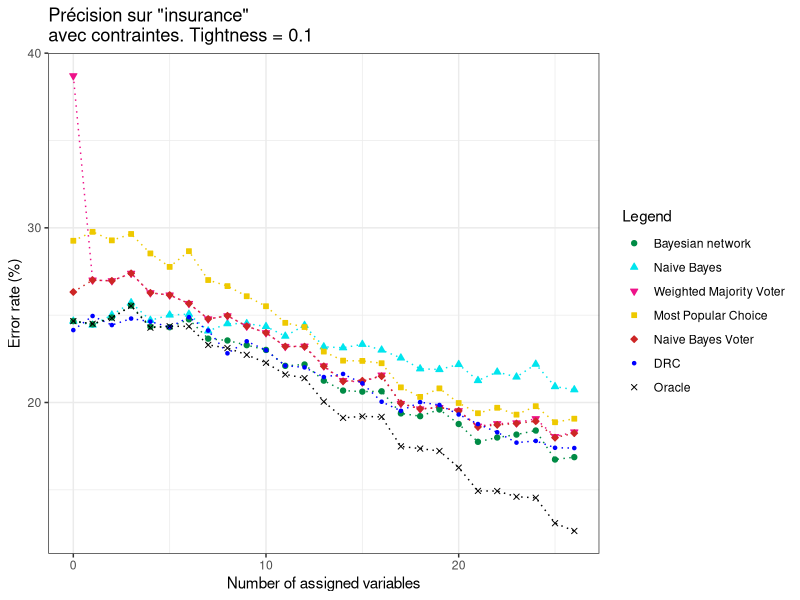

Write the R code that produced this figure.
library(ggplot2)

#--------------------------------------------------------------------------------------------
#Parametres globaux
dataset_name = "insurance"
taille_img_x = 1024/2
taille_img_y = 720/2
#fin parametres globaux
#--------------------------------------------------------------------------------------------

#--------------------------------------------------------------------------------------------
#data
#result
tightness = 0
oracle = c(0.792, 0.7972, 0.79975, 0.80885, 0.80565, 0.81135, 0.8195, 0.8261, 0.83185, 0.83085, 0.8394, 0.8423, 0.848, 0.85355, 0.86005, 0.8689, 0.8704, 0.88105, 0.8909, 0.89185, 0.90575, 0.9104, 0.91335, 0.92245, 0.92825, 0.9308, 0.93345)
Naif = c(0.792, 0.7975, 0.7993, 0.8068, 0.80285, 0.8095, 0.8151, 0.8207, 0.8251, 0.82225, 0.8294, 0.8312, 0.8303, 0.83195, 0.83615, 0.83825, 0.8405, 0.8422, 0.84605, 0.8441, 0.85205, 0.8498, 0.85295, 0.8521, 0.8544, 0.85715, 0.85555)
jointree = c(0.792, 0.79695, 0.79935, 0.80745, 0.80345, 0.8103, 0.8182, 0.8247, 0.82755, 0.82715, 0.8354, 0.8346, 0.83915, 0.84035, 0.8473, 0.84655, 0.8494, 0.8549, 0.86025, 0.85895, 0.8686, 0.87265, 0.86935, 0.8734, 0.87485, 0.8757, 0.87805)
wmv = c(0.62375, 0.78, 0.78485, 0.7943, 0.7935, 0.8019, 0.8088, 0.81545, 0.82085, 0.8169, 0.83035, 0.8297, 0.82975, 0.83285, 0.837, 0.83915, 0.8423, 0.8453, 0.8501, 0.84815, 0.8559, 0.8597, 0.8602, 0.8595, 0.8631, 0.8601, 0.8616)
vpop = c(0.75925, 0.7758, 0.78035, 0.78805, 0.78465, 0.79605, 0.80045, 0.8072, 0.81145, 0.81245, 0.81795, 0.8205, 0.8219, 0.82425, 0.82855, 0.82995, 0.83325, 0.83375, 0.8398, 0.8324, 0.83945, 0.84255, 0.83855, 0.8395, 0.8396, 0.8381, 0.8359)
vnaif = c(0.76955, 0.78, 0.78485, 0.7943, 0.7936, 0.80195, 0.80875, 0.81555, 0.82095, 0.8172, 0.8302, 0.8298, 0.8301, 0.833, 0.8371, 0.8396, 0.8431, 0.8453, 0.8506, 0.84855, 0.85565, 0.86015, 0.8605, 0.8596, 0.86325, 0.8608, 0.86215)
drc = c(0.78445, 0.79405, 0.79745, 0.80265, 0.806, 0.81255, 0.81435, 0.82455, 0.82845, 0.83225, 0.8327, 0.8375, 0.8385, 0.8469, 0.84415, 0.85065, 0.84945, 0.85705, 0.8577, 0.86515, 0.8606, 0.8656, 0.8722, 0.87035, 0.8713, 0.87685, 0.88145)


tightness = 0.05
oracle = c(0.78445, 0.7875731289086141, 0.7847084540694423, 0.7864097570974685, 0.7882553984775517, 0.7967047291308201, 0.7909723686985868, 0.7989625238196062, 0.8039993566718491, 0.8120462489916644, 0.8097047329570126, 0.8167487684729065, 0.8266791662071248, 0.8296736894769026, 0.8382771912183676, 0.8457714253432009, 0.8500113973102348, 0.8591196401116109, 0.8675010046500947, 0.8812579488958261, 0.883212954333644, 0.8947739283617147, 0.8969497114591921, 0.9069352825815653, 0.9111641791044777, 0.9237039256817501, 0.9260417293007035)
Naif = c(0.78445, 0.7883296348597942, 0.7840475827360073, 0.7850773803423183, 0.7869607995443012, 0.7948798164659263, 0.7873338958025733, 0.7930340885030701, 0.7957969227470112, 0.8041408980908846, 0.800531914893617, 0.80415982484948, 0.8054483291055476, 0.8114403246428373, 0.8145355008100106, 0.8131743969267273, 0.8188397538180989, 0.8230738568418655, 0.8200815201791147, 0.8305584460631287, 0.8299161230195713, 0.8347034644744569, 0.8264044282181133, 0.839484162358115, 0.8402985074626865, 0.8421336529817202, 0.8418014551139439)
jointree = c(0.78445, 0.7884809360500302, 0.7838950739667531, 0.7853848519011991, 0.7875304230749314, 0.7964961676834037, 0.7884939886099979, 0.796262968452255, 0.8007827159170107, 0.8086044635654746, 0.8035171515414676, 0.8097974822112753, 0.8148229844491012, 0.8177775307132137, 0.8211273113233898, 0.822043952319078, 0.8275586961477092, 0.8346905073742953, 0.8320799127389632, 0.8435079199907504, 0.842497670083877, 0.8491485613623018, 0.8456601107054529, 0.8579069352825816, 0.8581492537313433, 0.8599340725202278, 0.8613432746076604)
wmv = c(0.73825, 0.7800080693968126, 0.7782522495043465, 0.7783642513067541, 0.7814199161099892, 0.7889879555764117, 0.7829571820291078, 0.7912873173830193, 0.7931699994638932, 0.7998386663081474, 0.7976552323056882, 0.8063492063492064, 0.8073784052056909, 0.812218578019901, 0.8110720071504385, 0.8164510479633919, 0.8232847048096649, 0.8241557997836114, 0.8259946035937769, 0.8308474968204417, 0.8341099720410066, 0.8346447445684086, 0.8341773642680486, 0.8420990075473941, 0.8458507462686568, 0.8501048846269104, 0.8485959954302207)
vpop = c(0.7603, 0.7650292515634456, 0.7616796299120533, 0.767705237265553, 0.770286365284035, 0.7744929349809687, 0.7676650495676017, 0.774984120262545, 0.781214817991744, 0.7841892981984404, 0.784085974815458, 0.7934865900383141, 0.7950259181647733, 0.8001000611484796, 0.7973297581140718, 0.8044178295011581, 0.8056188739457488, 0.8071863789078071, 0.8111257821918595, 0.8150075153196902, 0.8166938490214353, 0.8194362889019378, 0.8150983394182075, 0.8229036667260949, 0.823044776119403, 0.8267905304165418, 0.8210570621129216)
vnaif = c(0.7771, 0.7800080693968126, 0.7782522495043465, 0.7783642513067541, 0.7814199161099892, 0.7889879555764117, 0.7829571820291078, 0.7913931822993859, 0.7933308315016351, 0.7997848884108631, 0.7978723404255319, 0.8064039408866995, 0.807874710488585, 0.812218578019901, 0.811239595553321, 0.8163945539800012, 0.8233986779120127, 0.8241557997836114, 0.8261668293243011, 0.8305584460631287, 0.8338769804287046, 0.8352319436288902, 0.8335296195972206, 0.8423367207464194, 0.8463880597014926, 0.8501048846269104, 0.8494979255606999)
drc = c(0.7777, 0.7828257361839451, 0.7830399837216401, 0.7895653956539566, 0.7891494538489413, 0.7837315071357625, 0.7923742221284674, 0.7997777072086376, 0.8001612469766192, 0.8001077876583131, 0.8070289973342037, 0.8126095530236634, 0.8131983048048874, 0.8174470457079153, 0.8180596011651355, 0.8247706938270215, 0.8324133614067034, 0.8375622887908815, 0.8367605552675537, 0.8411117544875507, 0.8384302325581395, 0.8458330886239502, 0.8527614571092832, 0.8541232509675498, 0.8545422095306086, 0.8533476934123138, 0.8583388544238993)

tightness = 0.1
oracle = c(0.7534, 0.7549471259553974, 0.7517139253002797, 0.7447208150720018, 0.7571530333610352, 0.7563426586440047, 0.7564168377823408, 0.7670360294605534, 0.7688234889637626, 0.7726946279804654, 0.7772777572851346, 0.7839292579777009, 0.786020651310564, 0.7995057660626029, 0.8087923279300687, 0.8079289732770746, 0.8082314881380301, 0.8251249768561377, 0.8263849229011994, 0.8277642474427667, 0.8372769199919792, 0.8506004477915734, 0.8506929861402772, 0.8539398512450146, 0.8545474325500435, 0.8690892675770229, 0.8735460094437406)
Naif = c(0.7534, 0.7556800335043451, 0.7499040201831844, 0.7428425066879162, 0.7529383829989315, 0.7498914459400782, 0.7494224845995893, 0.7590073651383452, 0.754864883449082, 0.7548118356794025, 0.7564736259682774, 0.7620146097654749, 0.7558379666401907, 0.7681219110378913, 0.7686497496393109, 0.7667018284106891, 0.7699496764917325, 0.7744862062581004, 0.7806967447173044, 0.7811008280565027, 0.7782233807900542, 0.7874007734581722, 0.7825493490130198, 0.7853832057777299, 0.7780678851174935, 0.7908813903622616, 0.7926983761372798)
jointree = c(0.7534, 0.7552088786514501, 0.751330006033017, 0.7444931413284763, 0.7565594206339784, 0.7569009366664599, 0.7523742299794661, 0.7634529891845265, 0.7644915079419652, 0.7671646078713014, 0.7699004057543342, 0.7790080738177624, 0.7782366957903097, 0.7874794069192751, 0.7931766103708733, 0.7937763713080169, 0.7935837526959022, 0.8062395852619885, 0.807824100513992, 0.8039941548952753, 0.8123120112291959, 0.8225117036433951, 0.8200335993280135, 0.818368006898782, 0.8160356832027851, 0.8326373998420042, 0.8312795116895082)
wmv = c(0.61295, 0.7299235682127526, 0.7303241375527889, 0.7260515681029085, 0.7372076457319245, 0.7384777619254389, 0.7433264887063655, 0.7521730475748125, 0.7503953792202435, 0.7563200229819017, 0.7600885282183696, 0.7679354094579008, 0.7677521842732328, 0.7790774299835256, 0.7874904523466011, 0.7883263009845288, 0.7843278217109992, 0.8005924828735419, 0.8037312012183514, 0.8029225523623965, 0.8046921997192701, 0.81355587217586, 0.8121587568248635, 0.8116848119003989, 0.8092906875543951, 0.8195463265997066, 0.8168835655879304)
vpop = c(0.7074, 0.7022824835095801, 0.7071792902978117, 0.7035118674938813, 0.7146503621037635, 0.7223497301656224, 0.7133598562628337, 0.7298785747462013, 0.7333425015471361, 0.7391554151106005, 0.7448911840649207, 0.75440215301807, 0.7567911040508339, 0.7708401976935749, 0.7760332682678435, 0.7761954992967651, 0.7774982027318476, 0.7913349379744492, 0.7967827907862174, 0.7919142717973697, 0.8002807298977341, 0.806126602890291, 0.8030239395212095, 0.8069418993209011, 0.8021105308964317, 0.811307978783433, 0.8092825060462974)
vnaif = c(0.73675, 0.7299235682127526, 0.7303241375527889, 0.7260515681029085, 0.7372076457319245, 0.7384777619254389, 0.7433264887063655, 0.7521730475748125, 0.7503266176167228, 0.7563200229819017, 0.7600885282183696, 0.7679354094579008, 0.7679904686258936, 0.7792421746293245, 0.7878299244674531, 0.7875351617440225, 0.7849568655643422, 0.8004073319755601, 0.8036360175138016, 0.8028251339503166, 0.8047924603970323, 0.8139629554243842, 0.8127887442251155, 0.8120081923035464, 0.8107049608355091, 0.8201105969980815, 0.8175745710008062)
drc = c(0.75855, 0.7504842678393802, 0.7556681927185525, 0.751946354492243, 0.7536942901052134, 0.756835333415811, 0.7511580030880083, 0.7588046958377801, 0.7718500137854977, 0.7649569557983071, 0.7700202262341749, 0.7789099891925274, 0.7798947704081632, 0.7854254353387802, 0.7836567227968202, 0.7890117605757416, 0.7995489400090212, 0.8047897521581732, 0.7997902564591477, 0.8014143175433498, 0.8068535825545171, 0.8123318849575832, 0.8170428660178091, 0.8229659922513991, 0.8219820999781707, 0.8259205044476974, 0.8260771231482529)



#fin data
#--------------------------------------------------------------------------------------------


#--------------------------------------------------------------------------------------------
#parametres graphes
# -- manuels
x_pas_erreur = 4
y_pas_erreur = 3
x_legend_erreur = 0
y_legend_erreur = 50
y_padding_erreur = 1

x_pas_time = 4
y_pas_time = 3
x_legend_time = 0
y_legend_time = 0.013
y_padding_time = 0.01

# -- auto calcul

#MAJ VERS ERROR
oracle = 100-100*oracle
Naif = 100-100*Naif
jointree = 100-100*jointree
wmv = 100-100*wmv
vpop = 100-100*vpop
vnaif = 100-100*vnaif
drc = 100-100*drc

nb_val = length(oracle)
nb_val = length(Naif)
nb_val = length(jointree)
nb_val = length(wmv)
nb_val = length(vpop)
nb_val = length(vnaif)

min_val_erreur = 30000
min_val_erreur = min(min_val_erreur,100-100*oracle)
min_val_erreur = min(min_val_erreur,100-100*Naif)
min_val_erreur = min(min_val_erreur,100-100*jointree)
min_val_erreur = min(min_val_erreur,100-100*wmv)
min_val_erreur = min(min_val_erreur,100-100*vpop)
min_val_erreur = min(min_val_erreur,100-100*vnaif)
min_val_erreur = ceiling(min_val_erreur)

max_val_erreur = 30000
max_val_erreur = max(max_val_erreur,100-100*oracle)
max_val_erreur = max(max_val_erreur,100-100*Naif)
max_val_erreur = max(max_val_erreur,100-100*jointree)
max_val_erreur = max(max_val_erreur,100-100*wmv)
max_val_erreur = max(max_val_erreur,100-100*vpop)
max_val_erreur = max(max_val_erreur,100-100*vnaif)
max_val_erreur = floor(max_val_erreur)

size = 0:(nb_val-1)
x_lim_erreur = c(0,(nb_val-1))
if(min_val_erreur-y_padding_erreur <= 0){
  min_val_erreur = min_val_erreur+y_padding_erreur+0.00001
}
y_lim_erreur = c((min_val_erreur-y_padding_erreur),(max_val_erreur+y_padding_erreur))
x_axp_erreur = c(0, (nb_val-1), x_pas_erreur)
y_axp_erreur = c((min_val_erreur-y_padding_erreur),(max_val_erreur+y_padding_erreur),y_pas_erreur)

#fin parametres graphes
#--------------------------------------------------------------------------------------------

(ggplot(NULL, aes(size)) + ggtitle(paste("Précision sur \"insurance\" \navec contraintes. Tightness =", tightness)) +#scale_y_log10(breaks = round(seq(0, 100, by = 5),1)) + annotation_logticks(sides="l") +
    ylab("Error rate (%)") + xlab("Number of assigned variables") + theme_bw() #+ theme(legend.position="bottom")
  +geom_line(aes(y=Naif, colour="Naive Bayes"), colour="turquoise2", linetype = "dotted") + geom_point(aes(y=Naif, shape="Naive Bayes"), colour="turquoise2", fill="turquoise2") 
  +geom_line(aes(y=wmv, colour="Weighted Majority Voter"), colour="deeppink2", linetype = "dotted") + geom_point(aes(y=wmv, shape="Weighted Majority Voter"), colour="deeppink2", fill="deeppink2") 
  +geom_line(aes(y=vpop, colour="Most Popular Choice"), colour="gold2", linetype = "dotted") + geom_point(aes(y=vpop, shape="Most Popular Choice"), colour="gold2", fill="gold2")
  +geom_line(aes(y=vnaif, colour="Naive Bayes Voter"), colour="firebrick3", linetype = "dotted") + geom_point(aes(y=vnaif, shape="Naive Bayes Voter"), colour="firebrick3", fill="firebrick3")
  +geom_line(aes(y=jointree, colour="Bayesian network"), colour="springgreen4", linetype = "dotted") + geom_point(aes(y=jointree, shape="Bayesian network"), colour="springgreen4", fill="springgreen4") 
 +geom_line(aes(y=drc, colour="DRC"), colour="blue", linetype = "dotted") + geom_point(aes(y=drc, shape="DRC"), colour="blue", fill="blue") 
 +geom_line(aes(y=oracle, colour="Oracle"), colour="black", linetype = "dotted") + geom_point(aes(y=oracle, shape="Oracle"), colour="black", fill="black") 
  + scale_colour_manual(name = 'Legend', guide = 'legend',
                        limits = c(NULL
                                   ,'Bayesian network' #jointree
                                   ,'Naive Bayes' #Naif
                                   ,'Weighted Majority Voter' #wmv
                                   ,'Most Popular Choice' #vpop
                                   ,'Naive Bayes Voter' #vnaif
                                   ,'DRC'
                                   ,'Oracle' #oracle
                        ),
                        values =c(NULL
                                  ,'Bayesian network'='springgreen4' #jointree
                                  ,'Naive Bayes'='turquoise2' #Naif
                                  ,'Weighted Majority Voter'='deeppink2' #wmv
                                  ,'Most Popular Choice'='gold2' #vpop
                                  ,'Naive Bayes Voter'='firebrick3' #vnaif
                                  ,'DRC'='blue'
                                  ,'Oracle'='black' #oracle
                        ))
  + scale_shape_manual(name = 'Legend', guide = 'legend',
                       limits = c(NULL
                                  ,'Bayesian network' #jointree
                                  ,'Naive Bayes' #Naif
                                  ,'Weighted Majority Voter' #wmv
                                  ,'Most Popular Choice' #vpop
                                  ,'Naive Bayes Voter' #vnaif
                                  ,'DRC'
                                  ,'Oracle' #oracle
                       ),
                       values =c(NULL
                                 ,'Bayesian network'=21 #jointree
                                 ,'Naive Bayes'=24 #Naif
                                 ,'Weighted Majority Voter'=25 #wmv
                                 ,'Most Popular Choice'=22 #vpop
                                 ,'Naive Bayes Voter'=23 #vnaif
                                 ,'DRC'=20
                                 ,'Oracle'=4 #oracle
                       ))
  
  + guides(shape = guide_legend(override.aes = list(colour = c(NULL
                                                               ,'Bayesian network'='springgreen4' #jointree
                                                               ,'Naive Bayes'='turquoise2' #Naif
                                                               ,'Weighted Majority Voter'='deeppink2' #wmv
                                                               ,'Most Popular Choice'='gold2' #vpop
                                                               ,'Naive Bayes Voter'='firebrick3' #vnaif
                                                               ,'DRC'='blue'
                                                               ,'Oracle'='black' #oracle
  ),
  fill = c(NULL
           ,'Bayesian network'='springgreen4' #jointree
           ,'Naive Bayes'='turquoise2' #Naif
           ,'Weighted Majority Voter'='deeppink2' #wmv
           ,'Most Popular Choice'='gold2' #vpop
           ,'Naive Bayes Voter'='firebrick3' #vnaif
           ,'DRC'='blue'
           ,'Oracle'='black' #oracle
  ))))
)
